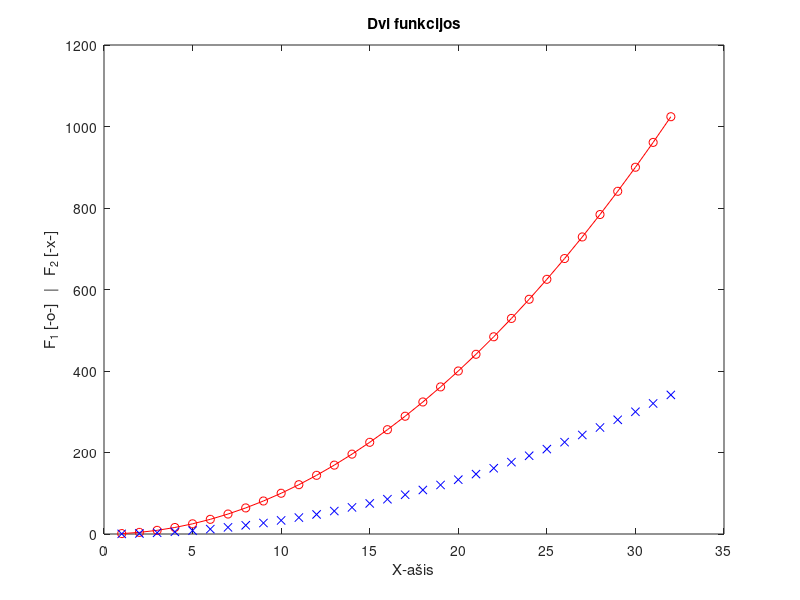

Here is the MATLAB script that generated this plot:
% Paprastas skriptas

x = 1:32;
y = x.^2;

plot(x, y, 'o-r', x, y/3, 'xb')
title('Dvi funkcijos')
xlabel('X-ašis')
ylabel('F_1 [-o-]   |   F_2 [-x-]')
